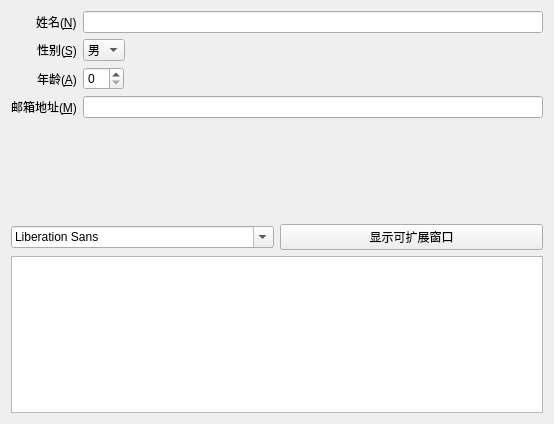
<?xml version="1.0" encoding="UTF-8"?>
<ui version="4.0">
 <class>myWidget</class>
 <widget class="QWidget" name="myWidget">
  <property name="enabled">
   <bool>true</bool>
  </property>
  <property name="geometry">
   <rect>
    <x>0</x>
    <y>0</y>
    <width>554</width>
    <height>424</height>
   </rect>
  </property>
  <property name="windowTitle">
   <string>myWidget</string>
  </property>
  <layout class="QVBoxLayout" name="verticalLayout">
   <item>
    <layout class="QFormLayout" name="formLayout">
     <property name="fieldGrowthPolicy">
      <enum>QFormLayout::ExpandingFieldsGrow</enum>
     </property>
     <property name="labelAlignment">
      <set>Qt::AlignRight|Qt::AlignTrailing|Qt::AlignVCenter</set>
     </property>
     <item row="0" column="0">
      <widget class="QLabel" name="nLabel">
       <property name="text">
        <string>姓名(&amp;N)</string>
       </property>
       <property name="buddy">
        <cstring>nLineEdit</cstring>
       </property>
      </widget>
     </item>
     <item row="0" column="1">
      <widget class="QLineEdit" name="nLineEdit"/>
     </item>
     <item row="1" column="0">
      <widget class="QLabel" name="sLabel">
       <property name="text">
        <string>性别(&amp;S)</string>
       </property>
       <property name="buddy">
        <cstring>sComboBox</cstring>
       </property>
      </widget>
     </item>
     <item row="1" column="1">
      <widget class="QComboBox" name="sComboBox">
       <item>
        <property name="text">
         <string>男</string>
        </property>
       </item>
       <item>
        <property name="text">
         <string>女</string>
        </property>
       </item>
      </widget>
     </item>
     <item row="2" column="0">
      <widget class="QLabel" name="aLabel">
       <property name="text">
        <string>年龄(&amp;A)</string>
       </property>
       <property name="buddy">
        <cstring>aSpinBox</cstring>
       </property>
      </widget>
     </item>
     <item row="3" column="0">
      <widget class="QLabel" name="mLabel">
       <property name="text">
        <string>邮箱地址(&amp;M)</string>
       </property>
       <property name="buddy">
        <cstring>mLineEdit</cstring>
       </property>
      </widget>
     </item>
     <item row="3" column="1">
      <widget class="QLineEdit" name="mLineEdit"/>
     </item>
     <item row="2" column="1">
      <widget class="QSpinBox" name="aSpinBox"/>
     </item>
    </layout>
   </item>
   <item>
    <spacer name="verticalSpacer">
     <property name="orientation">
      <enum>Qt::Vertical</enum>
     </property>
     <property name="sizeType">
      <enum>QSizePolicy::Fixed</enum>
     </property>
     <property name="sizeHint" stdset="0">
      <size>
       <width>20</width>
       <height>100</height>
      </size>
     </property>
    </spacer>
   </item>
   <item>
    <layout class="QHBoxLayout" name="horizontalLayout_2">
     <item>
      <widget class="QFontComboBox" name="fontComboBox"/>
     </item>
     <item>
      <widget class="QPushButton" name="pushButton">
       <property name="text">
        <string>显示可扩展窗口</string>
       </property>
       <property name="checkable">
        <bool>true</bool>
       </property>
      </widget>
     </item>
    </layout>
   </item>
   <item>
    <widget class="QTextEdit" name="textEdit"/>
   </item>
  </layout>
 </widget>
 <layoutdefault spacing="6" margin="11"/>
 <resources/>
 <connections/>
</ui>
